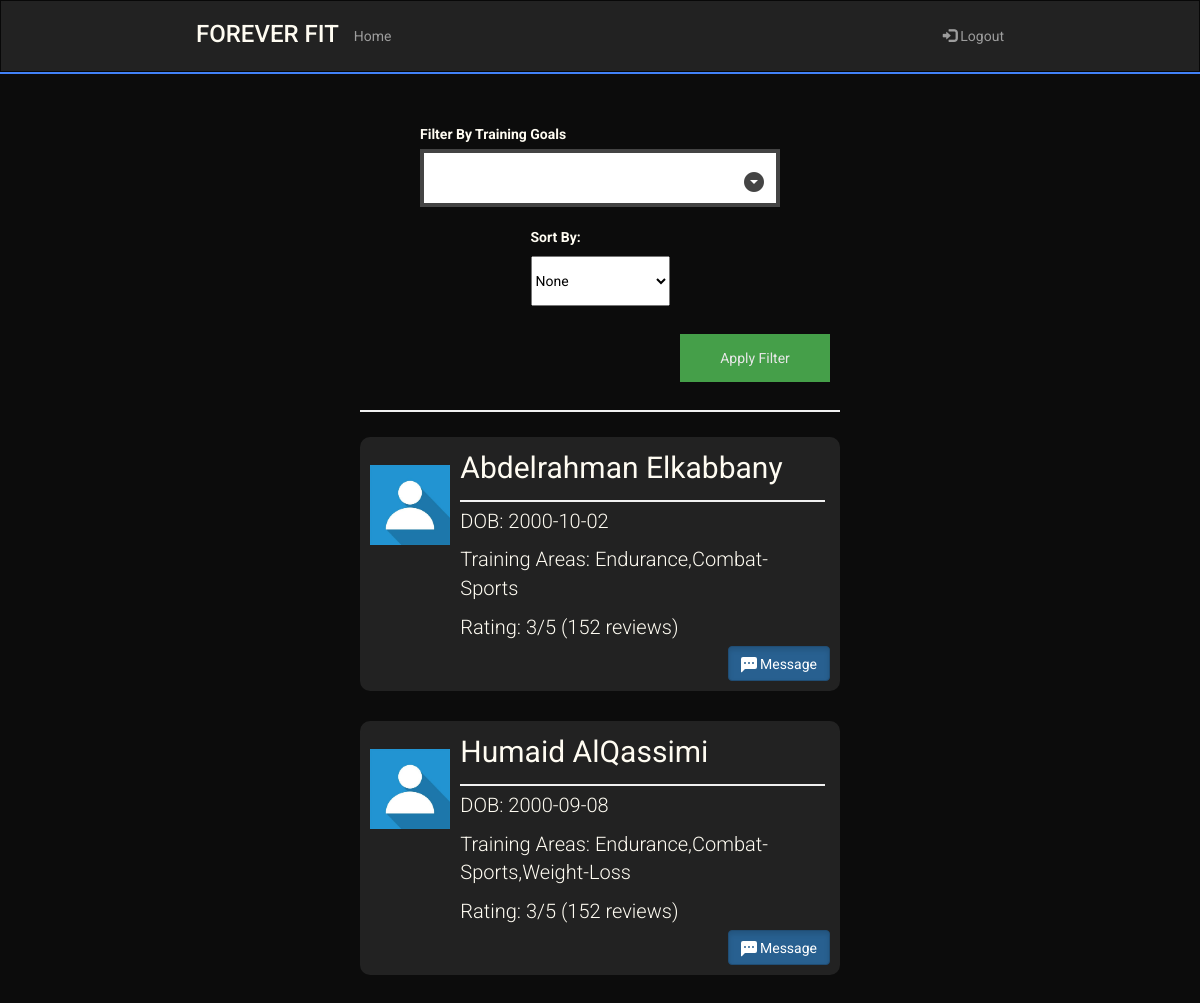
Page /TrainerSearch on the earlier database version.
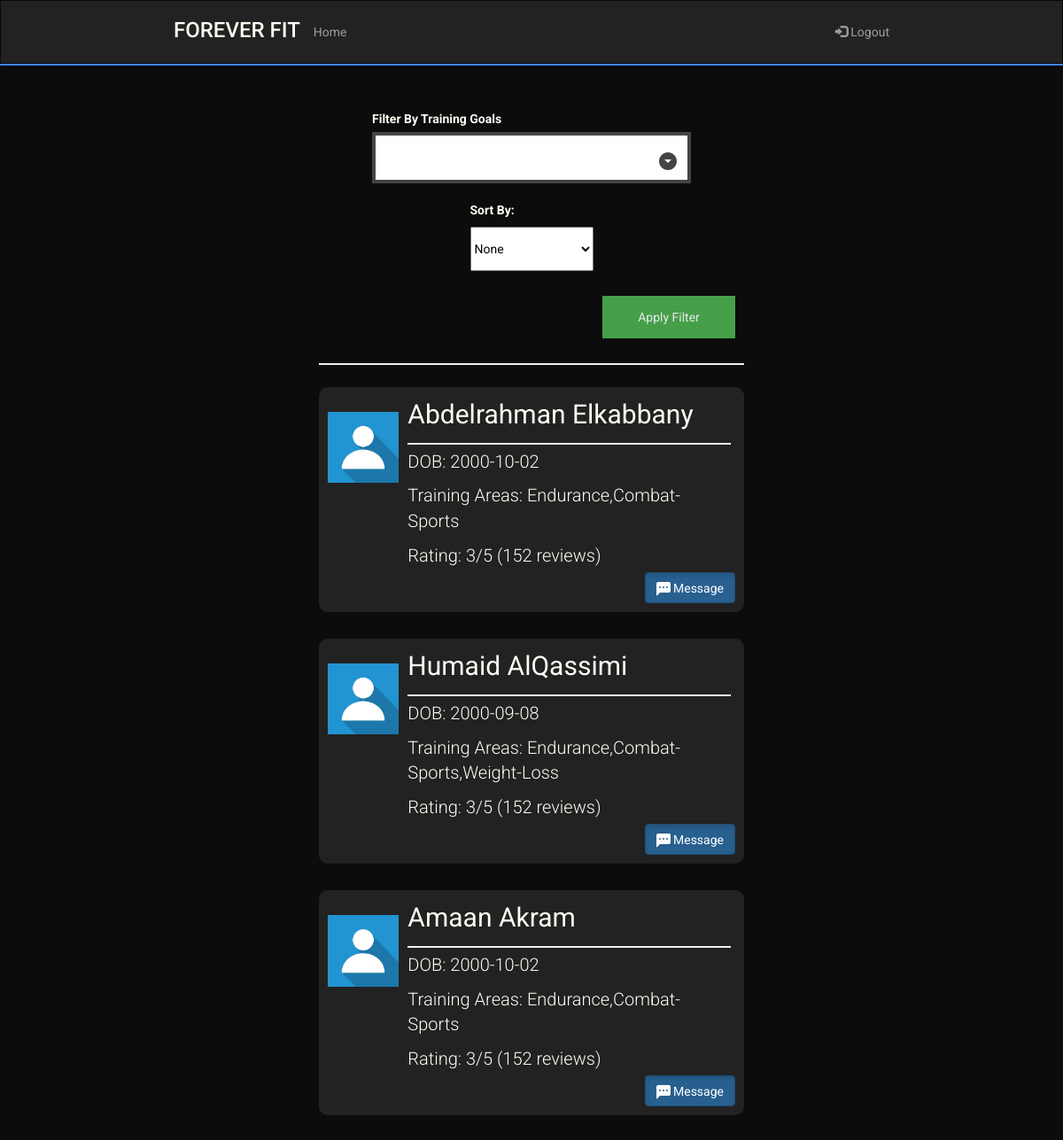
Same page on the later database version.
### sql_db.py (models this page shows, shortened)
class User(UserMixin,db.Model):
    __tablename__ = 'user'
    username = db.Column(db.String(80), unique=True, primary_key=True)
    fname = db.Column(db.String(120), nullable=False)
    lname = db.Column(db.String(120), nullable=False)
    dob = db.Column(db.String(120), nullable=False)
    password = db.Column(db.String(120), nullable=False)
    isTrainer = db.Column(db.Boolean, nullable = False)
    fitnessGoals = db.Column(db.String(120), nullable=True)
    def __repr__(self):
        return '<User %r>' % self.username

### routes.py (the view)
@app.route('/TrainerSearch')
def TrainerSearch():
    return render_template('trainer-search.html', trainers = get_trainers())

### sql_db.py (called while the page is built)
def get_trainers():
    print(User.query.filter_by(isTrainer = True).all())
    return User.query.filter_by(isTrainer = True).all()

### templates/trainer-search.html (shortened to what this page needs)
<!DOCTYPE html>
<html lang="en">
    <head>
        <link rel="stylesheet" href="https://maxcdn.bootstrapcdn.com/bootstrap/3.4.1/css/bootstrap.min.css" />
        <link rel="stylesheet" href="../static/main.css" />
        <link rel="stylesheet" href="../static/dropdown.css" />
    </head>
    <body>
        <header>
            <nav class="navbar navbar-inverse" style="border-radius: 0px; margin-bottom: 0px;">
                <div class="container-fluid">
                    <div class="navbar-header mobile-center">
                        <h3 class="logo" href="#">FOREVER FIT</h3>
                    </div>
                    <ul class="nav navbar-nav laptop">
                        <li><a href="/">Home</a></li>
                    </ul>
                    <ul class="nav navbar-nav navbar-right laptop">
                        <li>
                            <a href="/logout"><span class="glyphicon glyphicon-log-in"></span> Logout</a>
                        </li>
                    </ul>
                </div>
            </nav>
            <hr class="header-hr"/>
        </header>
        <main>
            <form method="post" class="t-options">
                <div class="trainer-options">
                    <div class="f-column tgoals">
                        <label>Filter By Training Goals</label>
                    </div>
                    <div class="f-column">
                        <label for="sortby" style="margin-bottom: 9px;">Sort By:</label>
                            <select id="sortby" name="sortby" style="color: black; height:50px;">
                              <option value="none">None</option>
                            </select>
                    </div>
                </div>
                <div class="filter-div">
                    <button type="submit" class="filter" >Apply Filter</button>
                </div>
                <hr>
            </form>
            <div class="trainer-holder">
                {% for trainer in trainers %}
                <div class="trainer-widget">
                    <div class="trainer-image">
                        <img src="../static/images/profile-picture.jpeg" alt="ProfilePicture" class="profile-picture">
                    </div>
                    <div class="flex-column">
                        <div class = "trainer-info">
                            <div class="trainer-name big">
                                <p>{{ trainer.fname }} {{ trainer.lname }}</p>
                            </div>
                            <hr style="width: 100%; margin-top: 5px; margin-bottom:5px">
                            <div class="small trainer-details">
                                <p>DOB: {{ trainer.dob }}</p>
                                <p>Training Areas: {{ trainer.fitnessGoals }}</p>
                                <p>Rating: 3/5 (152 reviews)</p>
                            </div>
                        </div>
                        <div class="message-button">
                            <a href="/chat/{{trainer.username}}" class="btn btn-primary active mbtn" role="button">
                                Message
                            </a>
                        </div>
                    </div>
                </div>
                {% endfor %}
            </div>
        </main>
    </body>
</html>

### static/main.css (style rules this page uses)
:root { --black: #0c0c0c; --white: #fffcf2; --red: #e54b4b; --lightred: #f0c1c1; --blue: #4282f8; --grey: #222222; --lightgrey: #3d3d3d; }
@media (min-width : 872px) { .container-fluid { margin-bottom: 10px; } }
@media (min-width : 872px) { .navbar { padding-left: 15%; padding-right: 15%; } }
@media (min-width : 872px) { .navbar-nav { padding-top: 10px; } }
@media (min-width : 872px) { .big { font-size: 30px; } }
@media (min-width : 872px) { .small { font-size: 20px; font-weight: 300; } }
body { font-family: 'Roboto', sans-serif; background-color: var(--black); }
main { background-color: var(--black); display: block; overflow: auto; color: var(--white) }
.header-hr { margin-top: 0px; margin-bottom: 0px; border: 1px solid var(--blue); }
.logo { color: var(--white); }
hr { border: 1px solid #f1f1f1; margin-bottom: 25px; }
button { background-color: #4CAF50; color: white; padding: 14px 20px; margin: 8px 0; border: none; cursor: pointer; width: 100%; opacity: 0.9; }
.trainer-holder { display: flex; flex-direction: column; justify-content: space-between; }
.trainer-widget { border-radius: 10px; background-color: #222222; display: flex; flex-direction: row; margin-bottom: 30px; }
.trainer-image { width:100px; margin-right: 10px; }
.profile-picture { width: 100%; }
.trainer-info { width: 98%; }
.flex-column { width: 100%; }
.message-button { position: relative; height: 30px; }
.mbtn { position: absolute; bottom: 0; right: 0; }
.bi { position:relative; bottom: -4px; }
.trainer-options { display: flex; flex-wrap: wrap; }
@media (min-width : 1065px) { .trainer-holder { padding-left: 30%; padding-right: 30%; } }
@media (min-width : 1065px) { .trainer-image { padding-top : 18px; } }
@media (min-width : 1065px) { .trainer-widget { padding: 10px 10px 10px 10px; } }
@media (min-width : 1065px) { .t-options { padding-left:30%; padding-right:30%; padding-top: 30px; } }
.trainer-options { display: flex; flex-direction: row; justify-content: space-evenly; }
.f-column { padding-top:20px; display: flex; flex-direction: column; }
.filter { width: 150px; }
.filter-div { display: flex; padding-top: 20px; }
@media (min-width : 711px) { .tgoals { width: 75%; } }
@media (min-width : 711px) { .filter-div { justify-content: flex-end; padding-right: 10px; } }

Differences in the rows shown:
added User: fname "Amaan", lname "Akram", dob "2000-10-02", fitnessGoals "Endurance,Combat-Sports"
